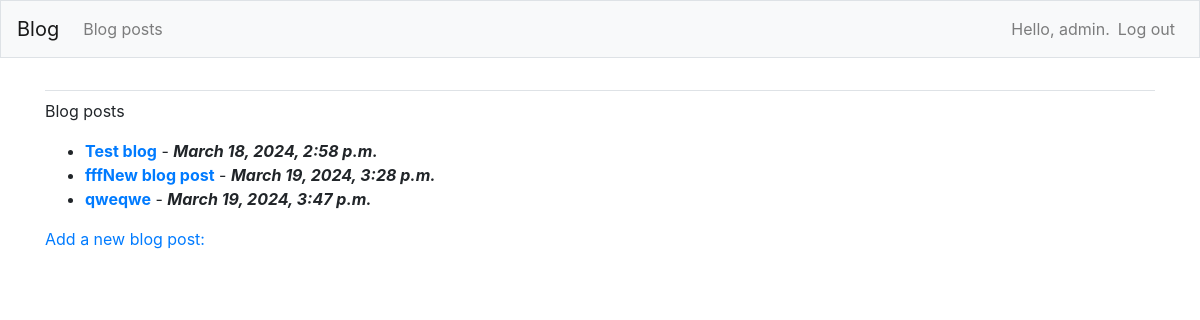
Screenshot of /blog_posts/ (signed in) with the database file from the repository.
### blogs/models.py (models this page shows, shortened)
class BlogPost(models.Model):
    title = models.CharField(max_length=200)
    text = models.TextField()
    date_added = models.DateTimeField(auto_now_add=True)

### blogs/views.py (the view)
# urls.py: path('blog_posts/', views.blog_posts, name='blog_posts'),
@login_required
def blog_posts(request):
    blog_posts = BlogPost.objects.order_by('date_added')
    context = {'blog_posts': blog_posts}
    return render(request, 'blogs/blog_posts.html', context)

### blogs/templates/blogs/blog_posts.html
{% extends "blogs/base.html" %}
{% block content %}
  <p>Blog posts</p>
  <ul>
    {% for blog_post in blog_posts %}
      <li>
        <b><a href="{% url 'blogs:blog_post' blog_post.id %}">{{blog_post.title}}</a></b> - <b><i>{{blog_post.date_added}}</i></b>
      </li>
    {% empty %}
      <li>No blog posts ¯\_(ツ)_/¯</li>
    {% endfor %}
  </ul>
  <a href="{% url 'blogs:new_blog_post' %}">Add a new blog post:</a>
{% endblock content %}

### blogs/templates/blogs/base.html (shortened to what this page needs)
{% load bootstrap4 %}
<!doctype html>
<html lang="en">
<head>
	{% bootstrap_css %}
</head>
<body>
<nav class="navbar navbar-expand-md navbar-light bg-light mb-4 border">
	<a class="navbar-brand" href="{% url 'blogs:index' %}">
		Blog</a>
	<div class="collapse navbar-collapse" id="navbarCollapse">
		<ul class="navbar-nav mr-auto">
			<li class="nav-item">
				<a class="nav-link" href="{% url 'blogs:blog_posts' %}">
					Blog posts</a></li>
		</ul>
		<ul class="navbar-nav ml-auto">
			{% if user.is_authenticated %}
				<li class="nav-item">
					<span class="navbar-text"> Hello, {{ user.username }}.</span>
				</li>
				<li class="nav-item">
					<a class="nav-link" href="{% url 'users:logout' %}">Log out</a>
				</li>
			{% else %}
				<li class="nav-item">
					<a class="nav-link" href="{% url 'users:register' %}">Register</a>
				</li>
				<li class="nav-item">
					<a class="nav-link" href="{% url 'users:login' %}">Log in</a></li>
			{% endif %}
		</ul>
	</div>
</nav>
<main role="main" class="container">
	<div class="pb-2 mb-2 border-bottom">
	</div>
	<div>
		{% block content %}{% endblock content %}
	</div>
</main>
</body>
</html>

### rows the page displays
BlogPost: title "Test blog", date_added "March 18, 2024, 2:58 p.m."
BlogPost: title "fffNew blog post", date_added "March 19, 2024, 3:28 p.m."
BlogPost: title "qweqwe", date_added "March 19, 2024, 3:47 p.m."

### other values shown
{{ user.username }} "admin"
